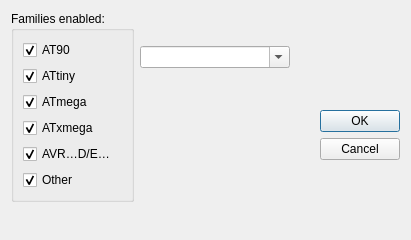
<?xml version="1.0" encoding="UTF-8"?>
<ui version="4.0">
 <class>Device</class>
 <widget class="QDialog" name="Device">
  <property name="windowModality">
   <enum>Qt::ApplicationModal</enum>
  </property>
  <property name="geometry">
   <rect>
    <x>0</x>
    <y>0</y>
    <width>411</width>
    <height>240</height>
   </rect>
  </property>
  <property name="windowTitle">
   <string>Device selection</string>
  </property>
  <property name="modal">
   <bool>true</bool>
  </property>
  <layout class="QGridLayout" name="gridLayout">
   <item row="0" column="3">
    <spacer name="verticalSpacer_2">
     <property name="orientation">
      <enum>Qt::Vertical</enum>
     </property>
     <property name="sizeHint" stdset="0">
      <size>
       <width>20</width>
       <height>40</height>
      </size>
     </property>
    </spacer>
   </item>
   <item row="0" column="1">
    <widget class="QComboBox" name="devices">
     <property name="sizePolicy">
      <sizepolicy hsizetype="Expanding" vsizetype="Fixed">
       <horstretch>0</horstretch>
       <verstretch>0</verstretch>
      </sizepolicy>
     </property>
     <property name="minimumSize">
      <size>
       <width>150</width>
       <height>0</height>
      </size>
     </property>
     <property name="editable">
      <bool>true</bool>
     </property>
     <property name="maxVisibleItems">
      <number>20</number>
     </property>
    </widget>
   </item>
   <item row="1" column="3">
    <widget class="QDialogButtonBox" name="buttonBox">
     <property name="orientation">
      <enum>Qt::Vertical</enum>
     </property>
     <property name="standardButtons">
      <set>QDialogButtonBox::Cancel|QDialogButtonBox::Ok</set>
     </property>
    </widget>
   </item>
   <item row="2" column="1">
    <spacer name="verticalSpacer">
     <property name="orientation">
      <enum>Qt::Vertical</enum>
     </property>
     <property name="sizeHint" stdset="0">
      <size>
       <width>20</width>
       <height>40</height>
      </size>
     </property>
    </spacer>
   </item>
   <item row="0" column="0" rowspan="2">
    <widget class="QGroupBox" name="verticalGroupBox">
     <property name="title">
      <string>Families enabled:</string>
     </property>
     <layout class="QVBoxLayout" name="verticalLayout">
      <item>
       <widget class="QCheckBox" name="at90">
        <property name="text">
         <string>AT90</string>
        </property>
        <property name="checked">
         <bool>true</bool>
        </property>
       </widget>
      </item>
      <item>
       <widget class="QCheckBox" name="attiny">
        <property name="text">
         <string>ATtiny</string>
        </property>
        <property name="checked">
         <bool>true</bool>
        </property>
       </widget>
      </item>
      <item>
       <widget class="QCheckBox" name="atmega">
        <property name="text">
         <string>ATmega</string>
        </property>
        <property name="checked">
         <bool>true</bool>
        </property>
       </widget>
      </item>
      <item>
       <widget class="QCheckBox" name="atxmega">
        <property name="text">
         <string>ATxmega</string>
        </property>
        <property name="checked">
         <bool>true</bool>
        </property>
       </widget>
      </item>
      <item>
       <widget class="QCheckBox" name="avr_de">
        <property name="text">
         <string>AVR…D/E…</string>
        </property>
        <property name="checked">
         <bool>true</bool>
        </property>
       </widget>
      </item>
      <item>
       <widget class="QCheckBox" name="other">
        <property name="text">
         <string>Other</string>
        </property>
        <property name="checked">
         <bool>true</bool>
        </property>
       </widget>
      </item>
     </layout>
    </widget>
   </item>
   <item row="1" column="2">
    <spacer name="horizontalSpacer">
     <property name="orientation">
      <enum>Qt::Horizontal</enum>
     </property>
     <property name="sizeHint" stdset="0">
      <size>
       <width>40</width>
       <height>20</height>
      </size>
     </property>
    </spacer>
   </item>
  </layout>
 </widget>
 <resources/>
 <connections>
  <connection>
   <sender>buttonBox</sender>
   <signal>accepted()</signal>
   <receiver>Device</receiver>
   <slot>accept()</slot>
   <hints>
    <hint type="sourcelabel">
     <x>248</x>
     <y>254</y>
    </hint>
    <hint type="destinationlabel">
     <x>157</x>
     <y>274</y>
    </hint>
   </hints>
  </connection>
  <connection>
   <sender>buttonBox</sender>
   <signal>rejected()</signal>
   <receiver>Device</receiver>
   <slot>reject()</slot>
   <hints>
    <hint type="sourcelabel">
     <x>316</x>
     <y>260</y>
    </hint>
    <hint type="destinationlabel">
     <x>286</x>
     <y>274</y>
    </hint>
   </hints>
  </connection>
 </connections>
</ui>
